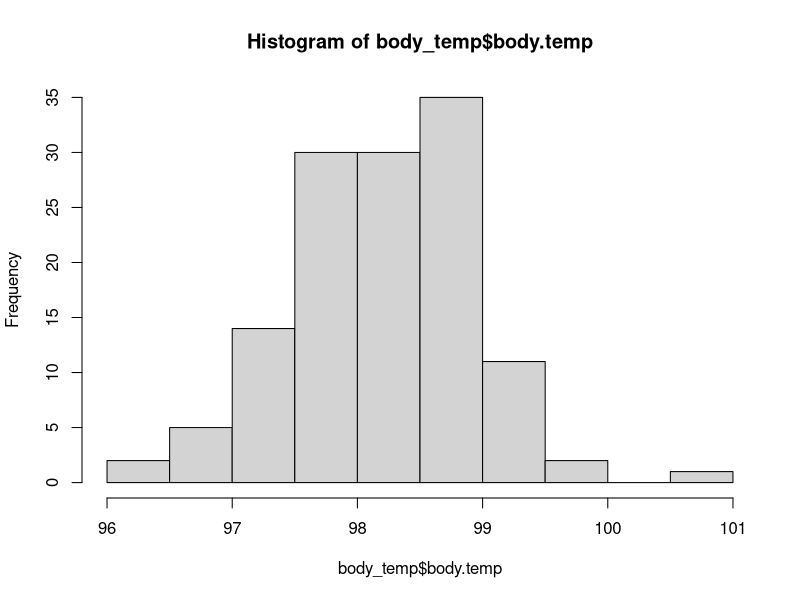

This figure's R source:
## ---- chunk 1
body_temp<-read.csv("thermometry.csv")
## ---- chunk 2
hist(body_temp$body.temp)
## ---- chunk 3
mean_bt = mean(body_temp$body.temp)
sd_bt = sd(body_temp$body.temp)
calc_z<-(mean_bt - 98.6)/(sd_bt/sqrt(130))
calc_z
## ---- chunk 4
pnorm(calc_z, 0, 1) * 2
## ---- chunk 5
qnorm(0.975)
#We use qnorm because we are analyzing this data with a normal distribution.
## ---- chunk 6
mean_bt - (qnorm(0.975) * (sd_bt/sqrt(130)))
mean_bt + (qnorm(0.975) * (sd_bt/sqrt(130)))
